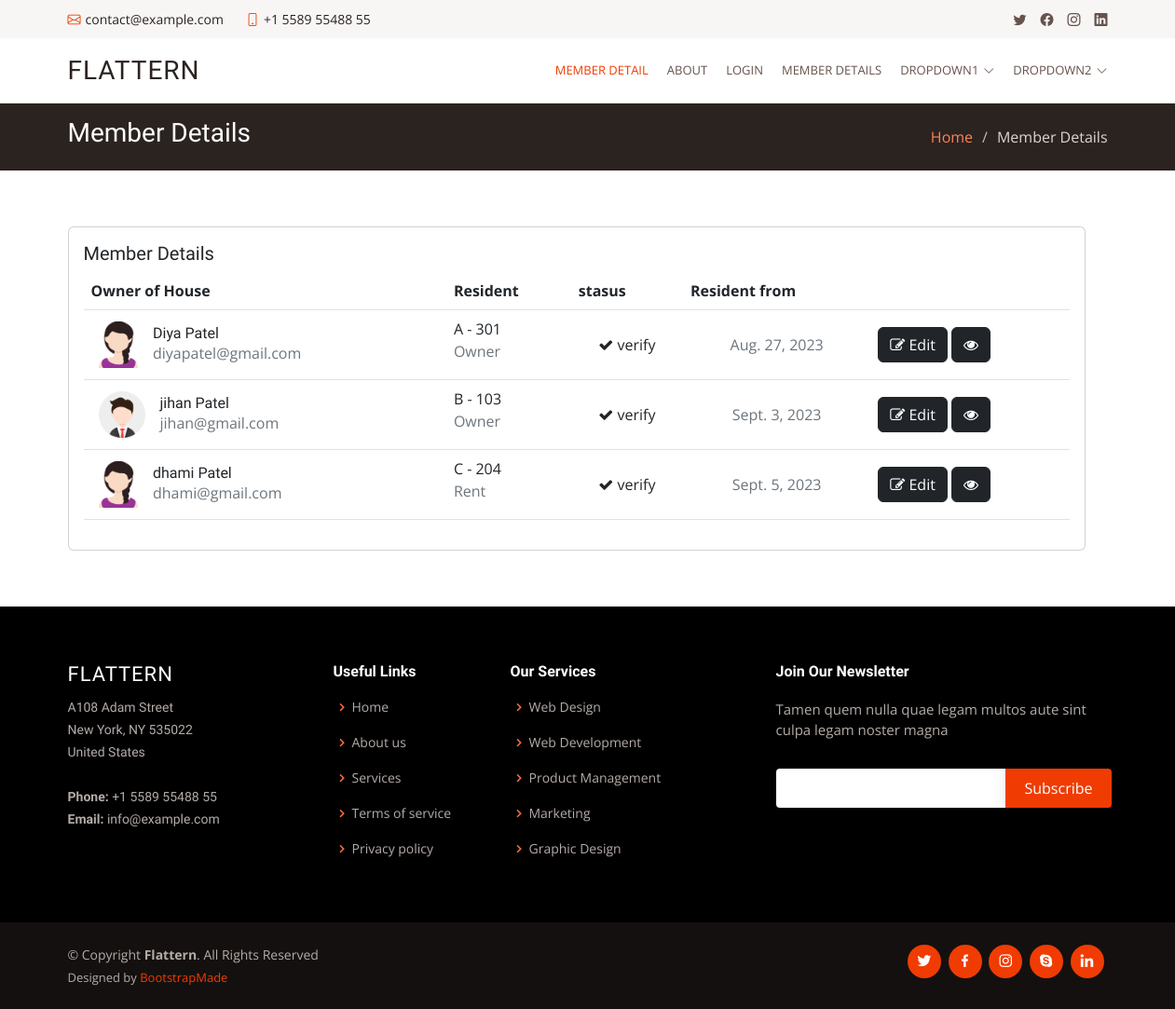
Page /hos/member_detail/ (signed in) on the committed database.
### Members/models.py (models this page shows, shortened)
class Member(models.Model):
    fname = models.CharField(max_length=30)
    lname = models.CharField(max_length=30)
    mobile = models.CharField(max_length=13)
    email = models.EmailField(unique=True)
    flat_no = models.IntegerField()
    wing = models.CharField(max_length=1)
    res_from = models.DateField(null=True)
    created_on = models.DateTimeField(auto_now_add=True)
    res_type = models.CharField(max_length=20,default='owner',choices=choice)
    verify = models.BooleanField(default=False)
    pic = models.FileField(upload_to='member_pic',default='avtar.png')
    Password = models.CharField(max_length=30,null=True,blank=True)

### housing_socity/views.py (the view)
# urls.py: path('member_detail/',views.member_detail,name='member_detail'),
def member_detail(request):
    try:
        user=housing_socity.objects.get(email=request.session['email'])
        members = Member.objects.all()
        return render(request,'member_detail.html',{'user':user,'members':members})
    except:
        return render(request,'login.html')

### housing_socity/templates/member_detail.html (shortened to what this page needs)
{% extends 'header.html' %}
{% load static %}
{% block page %}
member Detail
{% endblock %}
{% block content %}
  <main id="main">
    <section id="breadcrumbs" class="breadcrumbs">
      <div class="container">
        <div class="d-flex justify-content-between align-items-center">
          <h2>Member Details</h2>
          <ol>
            <li><a href="{% url 'index' %}">Home</a></li>
            <li>Member Details</li>
          </ol>
        </div>
      </div>
    </section>
    <section id="testimonials" class="testimonials">
      <div class="container">
        <div class="row">
          <div class="row">
            <div class="col-lg-12">
              <div class="card">
                <div class="card-body">
                  <h5 class="card-title">Member Details</h5>
                  <table class="table datatable">
                    <thead>
                      <tr>
                        <th scope="col">Owner of House</th>
                        <th scope="col">Resident</th>
                        <th scope="col">stasus</th>
                        <th scope="col">Resident from</th>
                        <th scope=""></th>
                      </tr>
                    </thead>
                    <tbody>
                      {% for member in members %}
                      <tr>
                        <td>
                          <div class="d-flex px-2 py-1">
                            <div>
                              <img src="{{member.pic.url}}" class="avatar avatar-sm me-3 border-radius-lg" alt="user1" length="50px" height="50px">
                            </div>
                            <div class="d-flex flex-column justify-content-center">
                              <h6 class="mb-0 text-sm">{{member.fname}}  {{member.lname}}</h6>
                              <p class="text-xs text-secondary mb-0">{{member.email}}</p>
                            </div>
                          </div>
                        </td>
                        <td>
                          <p class="text-xs font-weight-bold mb-0">{{member.wing}} - {{member.flat_no}}</p>
                          <p class="text-xs text-secondary mb-0">{{member.res_type}}</p>
                        </td>
                        <td class="align-middle text-center text-sm">
                          {% if member.verify %}
                          <span class="text-xs font-weight-bold mb-0"><i class="fa fa-check"></i> verify</span>
                          {% else %}
                          <span class="text-xs font-weight-bold mb-0"><i class="fa fa-close"></i> Not verify</span>
                          {% endif %}
                        </td>
                        <td class="align-middle text-center">
                          <span class="text-secondary text-xs font-weight-bold">{{member.res_from}}</span>
                        </td>
                        <td class="align-middle">
                          <a href="{% url 'edit_member' member.id %}" class="text-secondary font-weight-bold text-xs" data-toggle="tooltip" data-original-title="Edit user">
                            <button class="btn btn-dark"><i class="fa fa-edit"></i> Edit</button>
                          </a>
                          <a href="" class="text-secondary font-weight-bold text-xs" data-toggle="tooltip" data-original-title="Edit user">
                            <button class="btn btn-dark"><i class="fa fa-eye"></i></button>
                          </a>
                        </td>
                      </tr>
                      {% endfor %}
                    </tbody>
                  </table>
                </div>
              </div>
            </div>
          </div>
        </div>
      </div>
    </section>
  </main>
{% endblock %}

### housing_socity/static/assets/css/style.css (style rules this page uses)
body { font-family: "Open Sans", sans-serif; color: #4d4643; }
a { color: #f03c02; text-decoration: none; }
h1, h2, h3, h4, h5, h6 { font-family: "Muli", sans-serif; }
section { padding: 60px 0; overflow: hidden; }
.breadcrumbs { padding: 15px 0; background: #2b2320; min-height: 40px; }
.breadcrumbs h2 { font-size: 28px; font-weight: 300; color: #fff; }
.breadcrumbs ol { display: flex; flex-wrap: wrap; list-style: none; padding: 0; margin: 0; color: #ded5d2; }
.breadcrumbs ol a { color: #fe825a; }
.breadcrumbs ol li+li { padding-left: 10px; }
.breadcrumbs ol li+li::before { display: inline-block; padding-right: 10px; color: #c8bab5; content: "/"; }

### rows in the picture
Member: pic (picture), fname "Diya", lname "Patel", email "diyapatel@gmail.com", wing "A", flat_no "301", res_type "Owner", verify True (drawn), res_from "Aug. 27, 2023"
Member: pic (picture), fname "jihan", lname "Patel", email "jihan@gmail.com", wing "B", flat_no "103", res_type "Owner", verify True (drawn), res_from "Sept. 3, 2023"
Member: pic (picture), fname "dhami", lname "Patel", email "dhami@gmail.com", wing "C", flat_no "204", res_type "Rent", verify True (drawn), res_from "Sept. 5, 2023"
